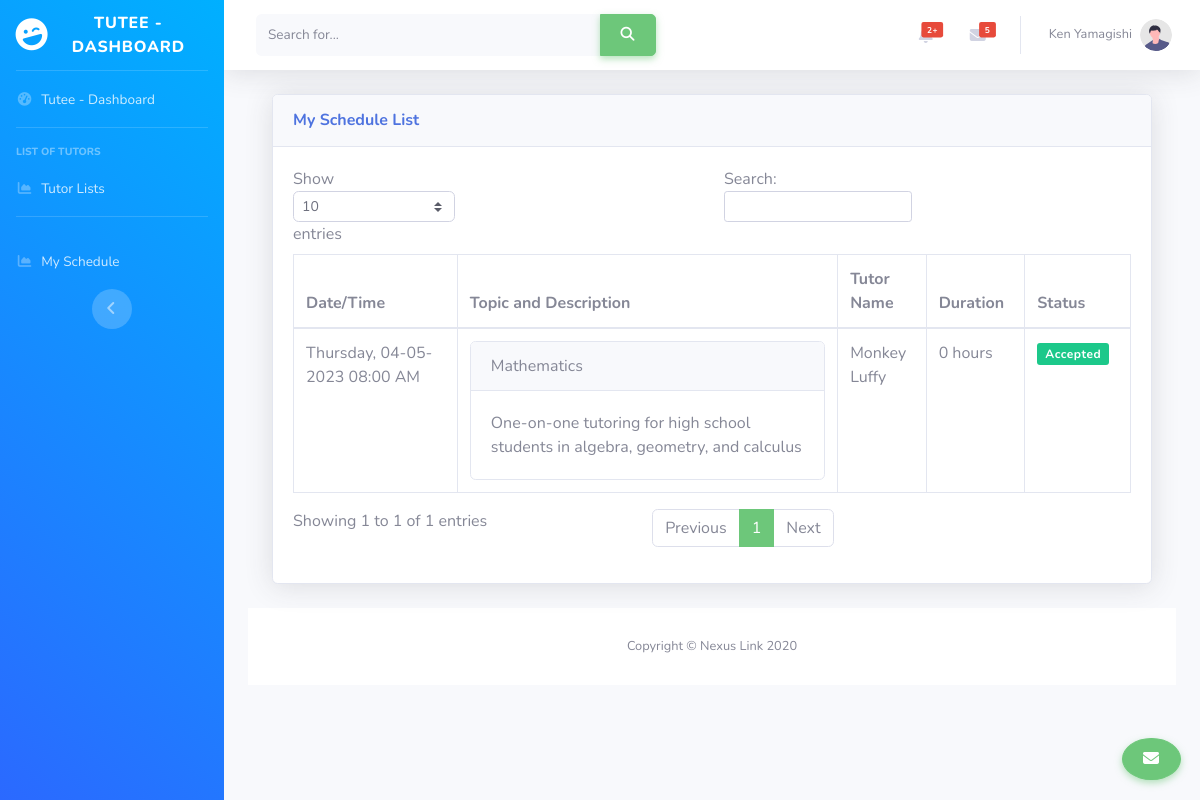
/tutee/my_schedule.php (signed in), run on the app's committed database.
### tables this page shows
CREATE TABLE `tbl_tutee` (
  `tuteeid` int(11) NOT NULL,
  `tutee_fname` varchar(50) DEFAULT NULL,
  `tutee_mname` varchar(50) DEFAULT NULL,
  `tutee_lname` varchar(50) DEFAULT NULL,
  `tutee_stunum` varchar(50) NOT NULL,
  `tutee_sex` char(1) DEFAULT NULL,
  `tutee_email` varchar(50) DEFAULT NULL,
  `tutee_cor` varchar(255) NOT NULL,
  `tutee_course` varchar(50) DEFAULT NULL,
  `tutee_year` int(11) DEFAULT NULL,
  `tutee_bday` date DEFAULT NULL,
  `auth_id` int(11) DEFAULT NULL
);

CREATE TABLE `tbl_request` (
  `requestid` int(11) NOT NULL,
  `tutorid` int(11) DEFAULT NULL,
  `tuteeid` int(11) DEFAULT NULL,
  `scheduleid` int(11) DEFAULT NULL,
  `request_status` varchar(50) DEFAULT NULL
);

CREATE TABLE `tbl_schedule` (
  `scheduleid` int(11) NOT NULL,
  `tutorid` int(11) DEFAULT NULL,
  `start_time` time DEFAULT NULL,
  `duration` int(10) NOT NULL,
  `date` date DEFAULT NULL,
  `topic` varchar(50) DEFAULT NULL,
  `description` varchar(255) DEFAULT NULL,
  `max_tutee` int(11) DEFAULT NULL
);

CREATE TABLE `tbl_tutor` (
  `tutorid` int(11) NOT NULL,
  `tutor_fname` varchar(50) DEFAULT NULL,
  `tutor_mname` varchar(50) DEFAULT NULL,
  `tutor_lname` varchar(50) DEFAULT NULL,
  `tutor_bio` text NOT NULL,
  `tutor_stunum` varchar(50) NOT NULL,
  `tutor_sex` char(1) DEFAULT NULL,
  `tutor_email` varchar(50) DEFAULT NULL,
  `tutor_cor` varchar(255) NOT NULL,
  `tutor_course` varchar(50) DEFAULT NULL,
  `tutor_year` int(11) DEFAULT NULL,
  `tutor_bday` date DEFAULT NULL,
  `auth_id` int(11) DEFAULT NULL,
  `allowed_schedule` int(10) NOT NULL,
  `tutor_profile` varchar(255) NOT NULL
);

### tutee/my_schedule.php (the view, shortened to what this page needs)
<?php include 'includes/header.php'; ?>
<?php
include('../connect.php');
?>
<div id="wrapper">
    <?php include 'includes/sidebar.php'; ?>
    <div id="content-wrapper" class="d-flex flex-column">
        <div id="content">
            <nav class="navbar navbar-expand navbar-light bg-white topbar mb-4 static-top shadow">
                <form
                    class="d-none d-sm-inline-block form-inline mr-auto ml-md-3 my-2 my-md-0 mw-100 navbar-search">
                    <div class="input-group">
                        <input type="text" class="form-control bg-light border-0 small" placeholder="Search for..."
                               aria-label="Search" aria-describedby="basic-addon2">
                        <div class="input-group-append">
                            <button class="btn btn-primary" type="button">
                                <i class="fas fa-search fa-sm"></i>
                            </button>
                        </div>
                    </div>
                </form>
                <ul class="navbar-nav ml-auto">
                    <li class="nav-item dropdown no-arrow mx-1">
                        <a class="nav-link dropdown-toggle" href="#" id="alertsDropdown" role="button"
                           data-toggle="dropdown" aria-haspopup="true" aria-expanded="false">
                            <span class="badge badge-danger badge-counter">2+</span>
                        </a>
                    </li>
                    <li class="nav-item dropdown no-arrow mx-1">
                        <a class="nav-link dropdown-toggle" href="#" id="messagesDropdown" role="button"
                           data-toggle="dropdown" aria-haspopup="true" aria-expanded="false">
                            <i class="fas fa-envelope fa-fw"></i>
                            <span class="badge badge-danger badge-counter">5</span>
                        </a>
                    </li>
                    <?php
                    $tuteeid = $_SESSION['tuteeid'];
                    $sql = "SELECT * FROM tbl_tutee WHERE tuteeid = '$tuteeid'";
                    $result = mysqli_query($database, $sql);
                    $row = mysqli_fetch_assoc($result);
                    $tuteename = $row['tutee_fname'] . ' ' .$row['tutee_lname'];
                    ?>
                    <li class="nav-item dropdown no-arrow">
                        <a class="nav-link dropdown-toggle" href="#" id="userDropdown" role="button"
                           data-toggle="dropdown" aria-haspopup="true" aria-expanded="false">
                            <span class="mr-2 d-none d-lg-inline text-gray-600 small"><?php echo $tuteename; ?></span>
                            <img class="img-profile rounded-circle"
                                 src="../img/undraw_profile.svg">
                        </a>
                    </li>
                </ul>
            </nav>
            <div class="container-fluid">
                <div class="container-fluid">
                    <div class="card shadow mb-4">
                        <div class="card-header py-3">
                            <h6 class="m-0 font-weight-bold text-primary">My Schedule List</h6>
                        </div>
                        <div class="card-body">
                            <div class="table-responsive">
                                <table class="table table-bordered" id="dataTable" width="100%" cellspacing="0">
                                    <thead>
                                    <tr>
                                        <th>Date/Time</th>
                                        <th>Topic and Description</th>
                                        <th>Tutor Name</th>
                                        <th>Duration</th>
                                        <th>Status</th>
                                    </tr>
                                    </thead>
                                    <tbody>
                                    <?php
                                    $sql = "SELECT * FROM tbl_request WHERE tuteeid = '$tuteeid'";
                                    $result = mysqli_query($database, $sql);
                                    while ($row = mysqli_fetch_assoc($result)) {
                                        $scheduleid = $row['scheduleid'];
                                        $tutorid = $row['tutorid'];
                                        $request_status = $row['request_status'];
                                        if ($request_status == 1) {
                                            $status = '<span class="badge badge-success">Accepted</span>';
                                        } elseif ($request_status == 2) {
                                            $status = '<span class="badge badge-danger">Rejected</span>';
                                        } elseif ($request_status == 0) {
                                            $status = '<span class="badge badge-warning">Pending</span>';
                                        }
                                        $sql2 = "SELECT * FROM tbl_schedule WHERE scheduleid = '$scheduleid'";
                                        $result2 = mysqli_query($database, $sql2);
                                        $row2 = mysqli_fetch_assoc($result2);
                                        $date = $row2['date'];
                                        $time = $row2['start_time'];
                                        $duration = $row2['duration'];
                                        $topic = $row2['topic'];
                                        $description = $row2['description'];
                                        $topic = '<div class="card"><div class="card-header">' . $topic . '</div><div class="card-body">' . $description . '</div></div>';
                                        $duration = $duration . ' hours';
                                        $date = date('d-m-Y', strtotime($date));
                                        $time = date('h:i A', strtotime($time));
                                        $day = date('l', strtotime($date));
                                        $date = $day . ', ' . $date;
                                        $sql3 = "SELECT * FROM tbl_tutor WHERE tutorid = '$tutorid'";
                                        $result3 = mysqli_query($database, $sql3);
                                        $row3 = mysqli_fetch_assoc($result3);
                                        $tutorname = $row3['tutor_fname'] . ' ' . $row3['tutor_lname'];
                                        ?>
                                        <tr>
                                            <td><?php echo $date . ' ' . $time; ?></td>
                                            <td><?php echo $topic; ?></td>
                                            <td><?php echo $tutorname; ?></td>
                                            <td><?php echo $duration; ?></td>
                                            <td><?php echo $status; ?></td>
                                        </tr>
                                    <?php }
                                    ?>
                                </table>
                            </div>
                        </div>
                    </div>
            </div>
<footer class="sticky-footer bg-white">
    <div class="container my-auto">
        <div class="copyright text-center my-auto">
            <span>Copyright &copy; Nexus Link 2020</span>
        </div>
    </div>
</footer>
</div>
</div>
<a href="#" id="messageModalTrigger" class="btn btn-primary rounded-circle position-fixed" style="bottom: 20px; right: 20px; z-index: 9999;">
    <i class="fas fa-envelope"></i>
</a>
<link rel="stylesheet" href="https://cdnjs.cloudflare.com/ajax/libs/animate.css/4.1.1/animate.min.css">
<?php include 'includes/footer.php'; ?>

### tutee/includes/header.php (shortened to what this page needs)
<!DOCTYPE html>
<html lang="en">
<head>
    <link href="../vendor/fontawesome-free/css/all.min.css" rel="stylesheet" type="text/css">
    <link href="../css/sb-admin-2.min.css" rel="stylesheet">
    <link href="https://cdnjs.cloudflare.com/ajax/libs/fullcalendar/3.10.2/fullcalendar.min.css" rel="stylesheet" />
    <link href="https://cdnjs.cloudflare.com/ajax/libs/fullcalendar/3.10.2/fullcalendar.print.css" rel="stylesheet" media="print" />
    <link href="https://maxcdn.bootstrapcdn.com/font-awesome/4.7.0/css/font-awesome.min.css" rel="stylesheet" />
</head>
<body class="bg-gradient-primary">

### tutee/includes/sidebar.php
<ul class="navbar-nav blue-gradient sidebar sidebar-dark accordion" id="accordionSidebar">
    <a class="sidebar-brand d-flex align-items-center justify-content-center" href="index.html">
        <div class="sidebar-brand-icon rotate-n-15">
            <i class="fas fa-laugh-wink"></i>
        </div>
        <div class="sidebar-brand-text mx-3">Tutee - Dashboard</sup></div>
    </a>
    <hr class="sidebar-divider my-0">
    <li class="nav-item">
        <a class="nav-link" href="index.php">
            <i class="fas fa-fw fa-tachometer-alt"></i>
            <span> Tutee - Dashboard</span></a>
    </li>
    <hr class="sidebar-divider">
    <div class="sidebar-heading">
        List of Tutors
    </div>
    <li class="nav-item">
        <a class="nav-link" href="tutor_list.php">
            <i class="fas fa-fw fa-chart-area"></i>
            <span>Tutor Lists</span></a>
    </li>
    <hr class="sidebar-divider d-none d-md-block">
    <li class="nav-item">
        <a class="nav-link" href="my_schedule.php">
            <i class="fas fa-fw fa-chart-area"></i>
            <span>My Schedule</span></a>
    </li>
    <div class="text-center d-none d-md-inline">
        <button class="rounded-circle border-0" id="sidebarToggle"></button>
    </div>
</ul>

### tutee/includes/footer.php (shortened to what this page needs)
</body>
</html>

### tutee/includes/header.php (style rules this page uses)
hr { display: flex; align-items: center; text-align: center; }
.bg-gradient-primary { background-image: linear-gradient(to right, #4e73df, #224abe); }

### tutee/my_schedule.php (style rules this page uses)
.badge { padding: 5px 8px; border-radius: 3px; letter-spacing: 0.5px; font-size: 12px; }
.btn-primary, .btn-outline-primary:hover, .btn-outline-primary:focus, .btn-outline-primary:active, .btn-outline-primary.active, .btn-outline-primary.focus, .btn-outline-primary:not(:disabled):not(.disabled):active { box-shadow: 0 3px 7px rgb(109 199 122 / 50%) !important; }
.btn-primary, .btn-outline-primary, .btn-outline-primary:hover, .btn-outline-primary:focus, .btn-outline-primary:active, .btn-outline-primary.active, .btn-outline-primary.focus, .btn-outline-primary:not(:disabled):not(.disabled):active, .bg-soft-primary .border, .alert-primary, .alert-outline-primary, .badge-outline-primary, .nav-pills .nav-link.active, .pagination .active a, .form-group .form-control:focus, .form-group .form-control.active, .custom-control-input:checked ~ .custom-control-label:before, .custom-control-input:focus ~ .custom-control-label::before, .form-control:focus, .social-icon li a:hover, #topnav .has-submenu.active.active .menu-arrow, #topnav.scroll .navigation-menu > li:hover > .menu-arrow, #topnav.scroll .navigation-menu > li.active > .menu-arrow, #topnav .navigation-menu > li:hover > .menu-arrow, .flatpickr-day.selected, .flatpickr-day.selected:hover, .form-check-input:focus, .form-check-input.form-check-input:checked, .container-filter li.active, .container-filter li:hover { border-color: #6dc77a !important; }
.bg-primary, .btn-primary, .btn-outline-primary:hover, .btn-outline-primary:focus, .btn-outline-primary:active, .btn-outline-primary.active, .btn-outline-primary.focus, .btn-outline-primary:not(:disabled):not(.disabled):active, .badge-primary, .nav-pills .nav-link.active, .pagination .active a, .custom-control-input:checked ~ .custom-control-label:before, #preloader #status .spinner > div, .social-icon li a:hover, .back-to-top:hover, .back-to-home a, ::selection, #topnav .navbar-toggle.open span:hover, .owl-theme .owl-dots .owl-dot.active span, .owl-theme .owl-dots.clickable .owl-dot:hover span, .watch-video a .play-icon-circle, .sidebar .widget .tagcloud > a:hover, .flatpickr-day.selected, .flatpickr-day.selected:hover, .tns-nav button.tns-nav-active, .form-check-input.form-check-input:checked { background-color: #6dc77a !important; }
.btn { padding: 8px 20px; outline: none; text-decoration: none; font-size: 16px; letter-spacing: 0.5px; transition: all 0.3s; font-weight: 600; border-radius: 5px; }
.btn-primary { background-color: #6dc77a !important; border: 1px solid #6dc77a !important; color: #fff !important; box-shadow: 0 3px 7px rgb(109 199 122 / 50%); }
a { text-decoration:none; }
.blue-gradient { background: linear-gradient(40deg, #2b69ff, #00b0ff) !important; }

### data on the page
tbl_tutee: tuteename "Ken Yamagishi"
tbl_request: date "Thursday, 04-05-2023", scheduleid.start_time "08:00 AM", scheduleid.topic "Mathematics", scheduleid.description "One-on-one tutoring for high school students in algebra, geometry, and calculus", tutorid.tutor_lname "Monkey Luffy", duration "0 hours", request_status "Accepted"
